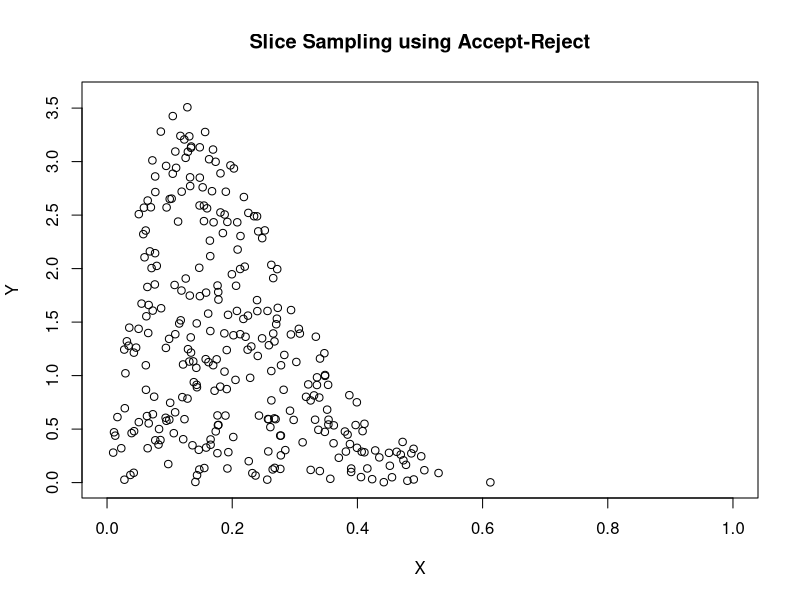
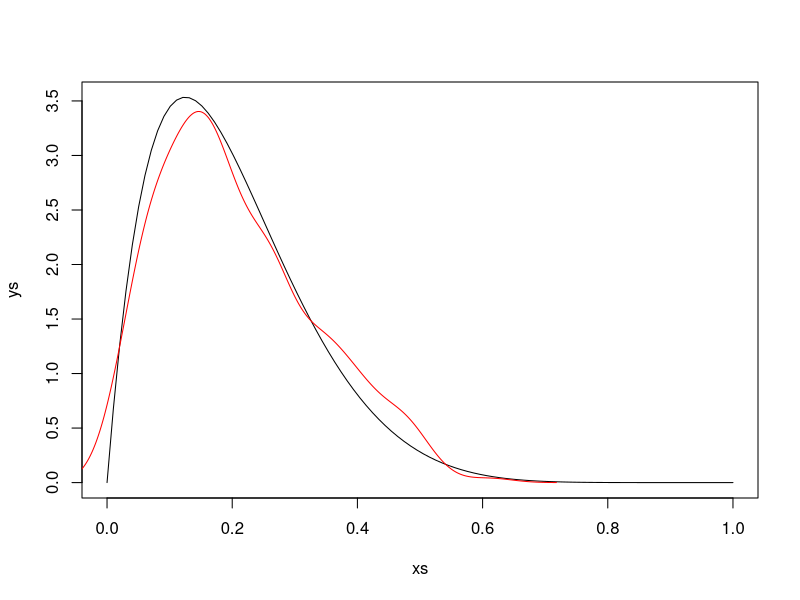
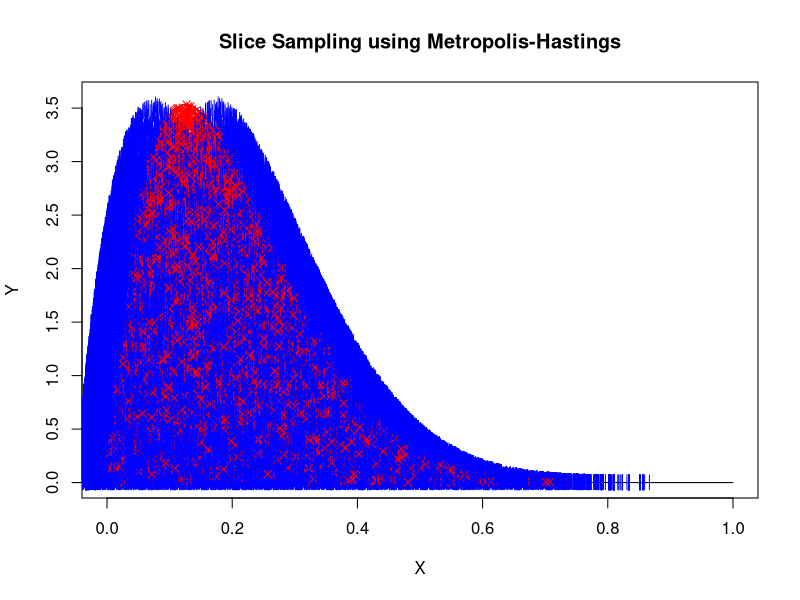

Recreate these plots in R, in order.
##########################################
## simulating from Beta pdf
##########################################
## sample from slice
## through accept-reject
##########################################
ALPHA=2
BETA=8

## envelope is Uniform on [0,0] x [1,3.6]
M= 1000
set.seed(1)
unifX = runif(M, 0,1)
unifY = runif(M, 0,3.6)
samps = rep(NA, M)
acc=0
plot(c(0,1), c(0,3.6),type="n", xlab="X", ylab="Y", main="Slice Sampling using Accept-Reject")
for (i in 1:M)
  if (log(unifY[i])<dbeta(unifX[i], ALPHA, BETA, log=TRUE))
    {
      acc = acc+1
      samps[acc] = unifX[i]
      points(unifX[i], unifY[i],type="p")
      if ((acc%% 10)==0)
        readline("press return for more points\n")
    }
accrate = acc/M
samps=samps[1:acc]

## check 
xs = seq(0,1, length=100)
ys = sapply(xs, function(x) return(dbeta(x, ALPHA, BETA)))
plot(xs,ys, type="l")
lines(density(samps), col="red")

##########################################
## sample from slice
## through Gibbs
##########################################
set.seed(1)
M=10000  #10000
mchain = matrix(NA,M,2)
## initial value for x, y
mchain[1,1]=0.5 # X initialized
mchain[1,2]=0.5 # Y initialized
stepW = 0.05

plot(c(0,1), c(0,3.6),type="n", xlab="X", ylab="Y", main="Slice Sampling using Metropolis-Hastings")
points(mchain[1,1], mchain[1,2],col="red", pch=4)

### plot density h(x) on top of this
xs = seq(0,1, length=100)
ys = sapply(xs, function(x) return(dbeta(x, ALPHA, BETA)))
lines(xs,ys)

for (i in 2:M)
  {
    currX=mchain[i-1,1]    
    currY=mchain[i-1,2]

    ## Gibbs update of Y|X
    mchain[i,2]=runif(1, 0, dbeta(currX, ALPHA, BETA)) # Y|X
    currY=mchain[i,2] # updated Y
    points(currX, currY,col="red", pch=4)

    ## define slice (interval) for X|Y
    slice=c(currX-stepW, currX+stepW)
    validSlice = FALSE
    while (!validSlice)
      {
        points(slice[1], currY,col="blue", pch="|")
        points(slice[2], currY,col="blue", pch="|")
        readline("updating slice\n")
        if ((dbeta(slice[1], ALPHA, BETA)<currY) && (dbeta(slice[2], ALPHA, BETA)<currY))
          validSlice=TRUE # done, this is a valid slice
        else
          {
            if (dbeta(slice[1], ALPHA, BETA)>currY)
              slice[1]=slice[1]-stepW
            if (dbeta(slice[2], ALPHA, BETA)>currY)
              slice[2]=slice[2]+stepW
          }
      }

    ## Gibbs update of X|Y via a rejection sampling step
    acceptedX=FALSE
    while (!acceptedX)
      {
        propX =runif(1,slice[1], slice[2]) # proposal for X|Y
        if (log(currY)<dbeta(propX, ALPHA, BETA, log=TRUE))
          {
            acceptedX=TRUE
            mchain[i,1]=propX
            currX=propX
          }
      }
    readline(paste("iteration ",i,"\n"))
  }
